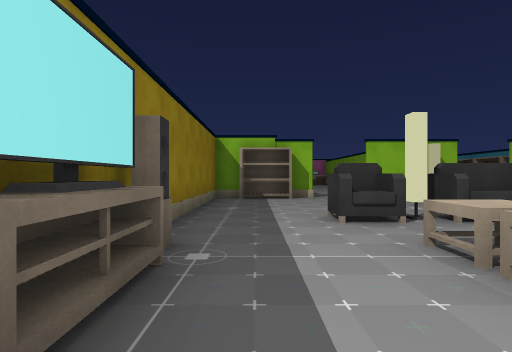
[1] (above)

24 first-person views from a walk through a Unity game level. The camera is 1.4 m above the floor, looks level and sees 80° across. The floor is counted in squares, 2 m on a side. Each view is taken from the middle of a square. On the plan, view 1 faces up. The plan holds only what a view shows up to about 10 squares ahead; the rest is blank. The place goes on beyond the plan. Some animated figures are not drawn. Door leaves are left out, so doorways stand open. Some surface patterns are stand-ins.

[2]
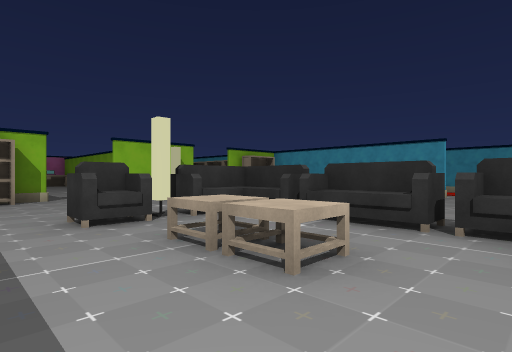

[3]
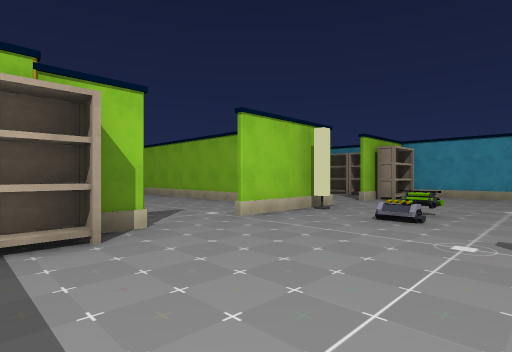

[4]
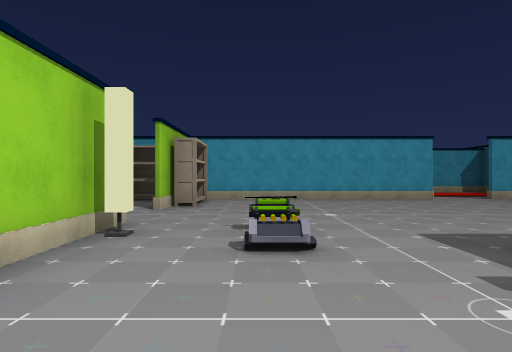

[5]
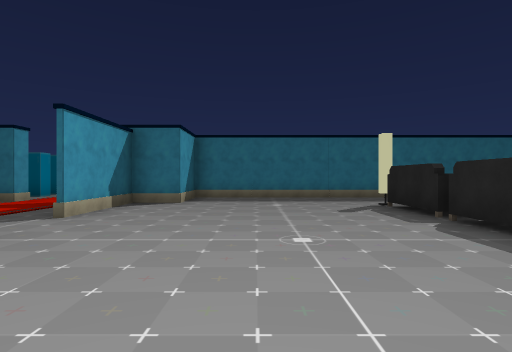

[6]
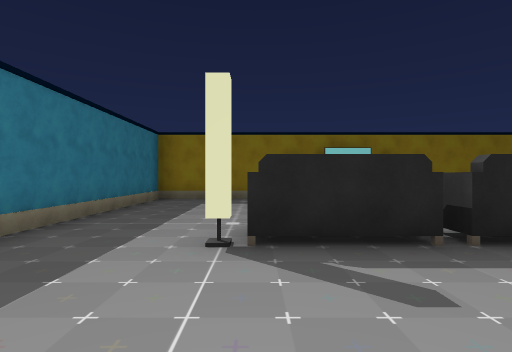

[7]
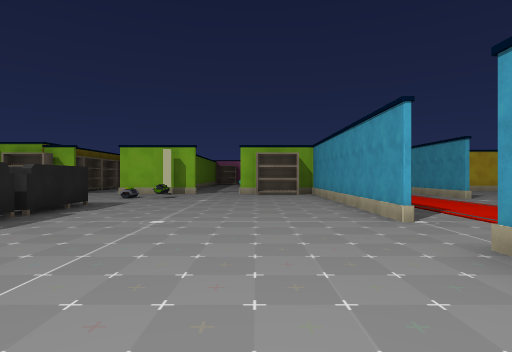

[8]
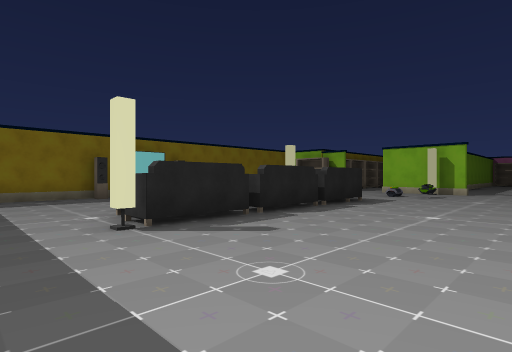

[9]
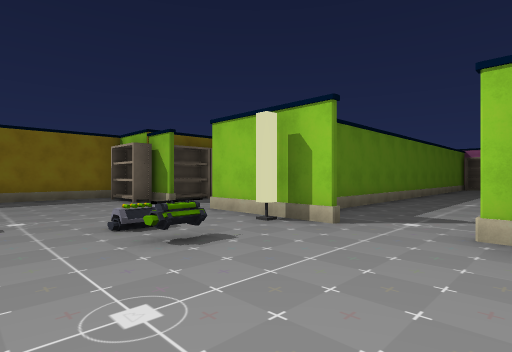

[10]
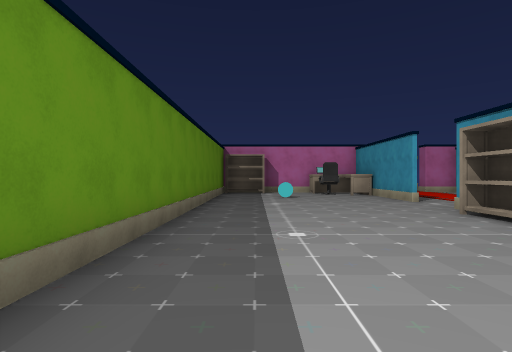

[11]
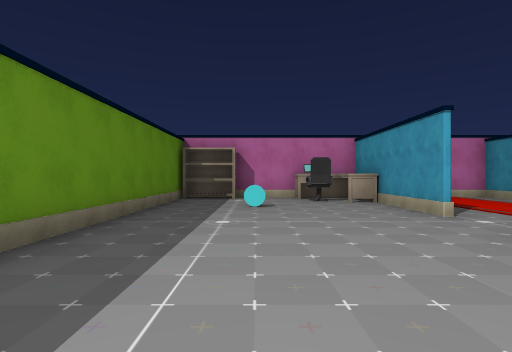

[12]
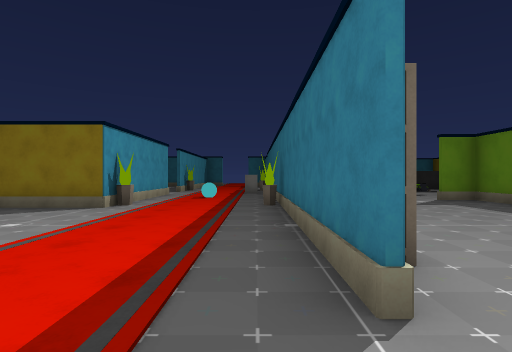

[13]
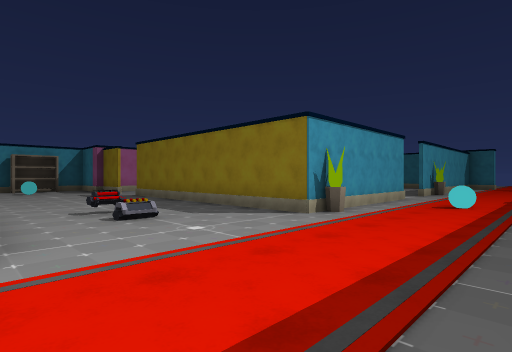

[14]
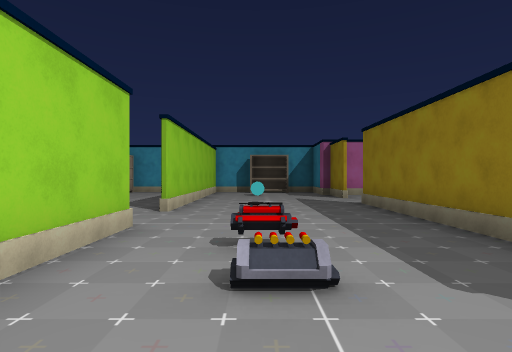

[15]
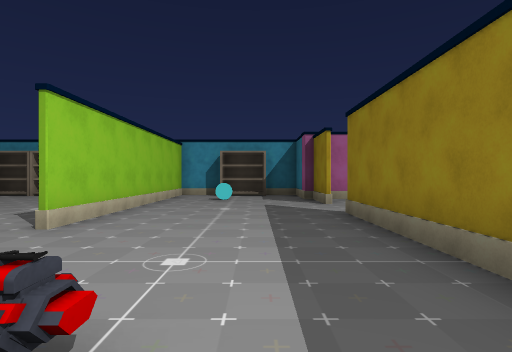

[16]
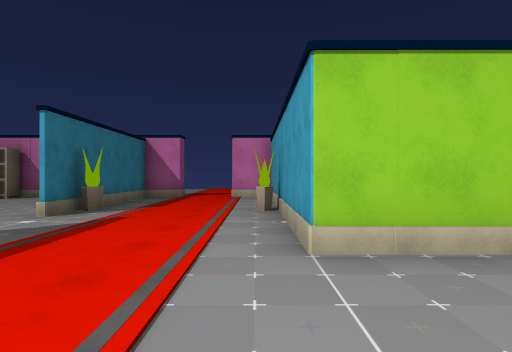

[17]
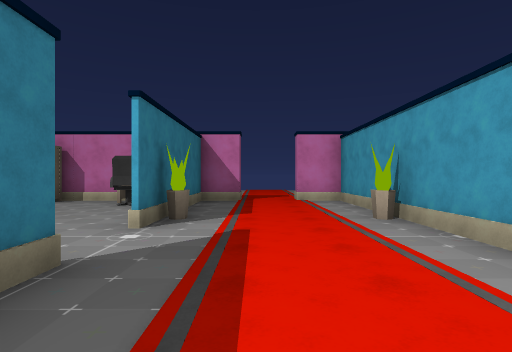

[18]
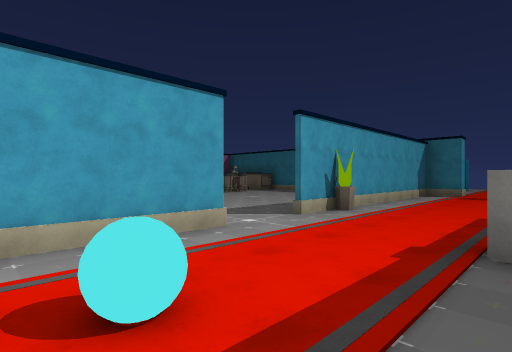

[19]
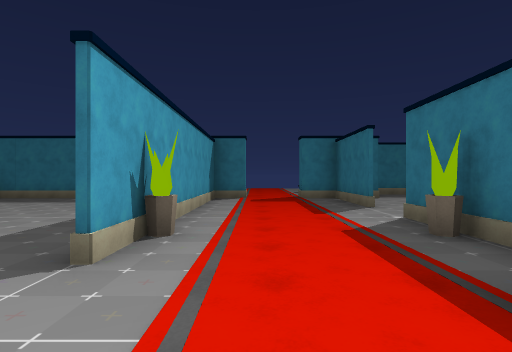

[20]
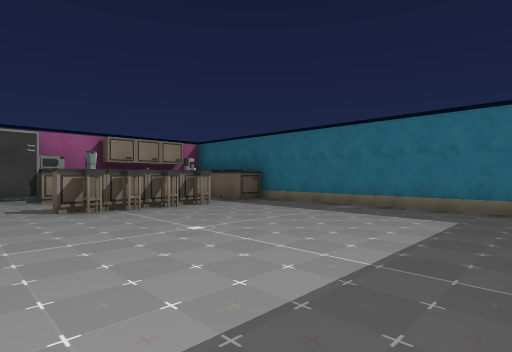

[21]
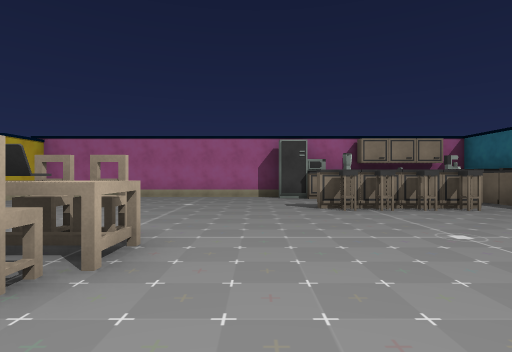

[22]
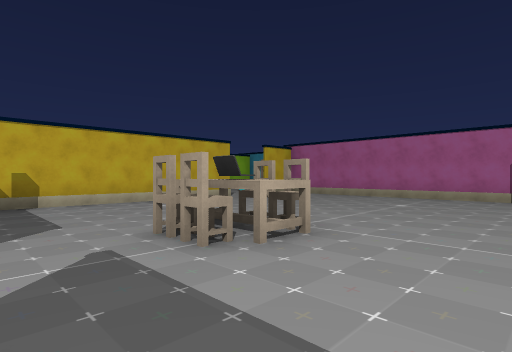

[23]
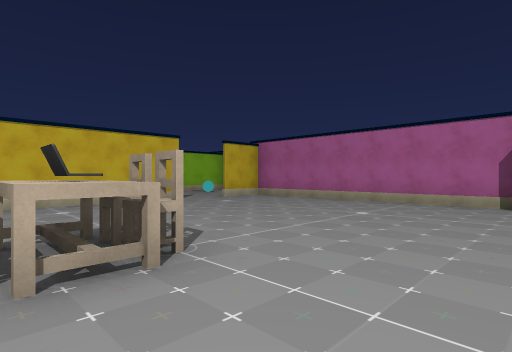

[24]
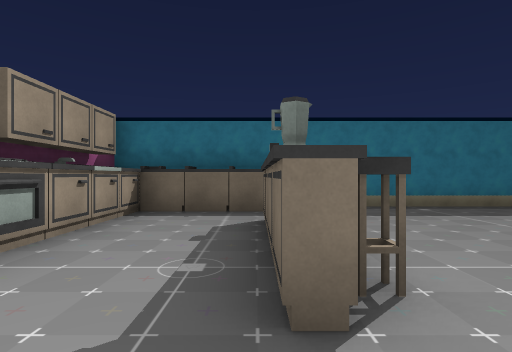

### Floor plan
Ten units are one square. View 1 is at (0, 0); x grows to the right and y downward. Boxes are objects, and circles mark ways between rooms. Rooms are numbered by the first view taken in them; rooms with no view inside come last. Other rooms are left out.
<svg viewBox="-20 -250 295 295">
<path fill="none" stroke="#000" d="M-13 5 -13 40 100 40 100 20 112 20 112 -9M112 -26 112 -95M20 -100 -13 -100 -13 -44M68 -100 36 -100M94 -100 84 -100M114 -125 114 -90M114 -175 114 -146M192 -167 154 -167 154 -195M112 -192 112 -240M154 -71 154 -123 229 -123M154 -214 154 -240M114 -50 114 -26M126 -240 75 -240M156 -240 141 -240M114 -240 114 -192M246 -123 262 -123M262 -125 268 -125M56 -239 56 -101M270 -167 210 -167M114 -9 114 20 125 20M143 20 154 20 154 -55M220 -32 225 -32M262 -46 262 -118M226 -121 166 -121M165 20 231 20M259 -121 246 -121"/>
<rect x="-15" y="-5" width="10" height="10" fill="#bbb"><title>other object</title></rect>
<rect x="-15" y="-15" width="10" height="10" fill="#bbb"><title>other object</title></rect>
<rect x="-15" y="-25" width="10" height="10" fill="#bbb"><title>other object</title></rect>
<rect x="-15" y="-35" width="10" height="10" fill="#bbb"><title>other object</title></rect>
<rect x="-5" y="-105" width="10" height="10" fill="#bbb"><title>bookshelf</title></rect>
<rect x="15" y="-25" width="10" height="10" fill="#bbb"><title>table</title></rect>
<rect x="15" y="-35" width="10" height="10" fill="#bbb"><title>table</title></rect>
<rect x="15" y="-55" width="10" height="10" fill="#bbb"><title>other object</title></rect>
<rect x="25" y="-55" width="30" height="20" fill="#bbb"><title>sofa</title></rect>
<rect x="35" y="-5" width="20" height="20" fill="#bbb"><title>sofa</title></rect>
<rect x="35" y="-35" width="20" height="20" fill="#bbb"><title>sofa</title></rect>
<rect x="45" y="-85" width="10" height="10" fill="#bbb"><title>other object</title></rect>
<rect x="55" y="-85" width="10" height="10" fill="#bbb"><title>other object</title></rect>
<rect x="65" y="-245" width="10" height="10" fill="#bbb"><title>bookshelf</title></rect>
<rect x="75" y="-215" width="10" height="10" fill="#bbb"><title>other object</title></rect>
<rect x="85" y="-235" width="10" height="10" fill="#bbb"><title>other object</title></rect>
<rect x="95" y="-105" width="10" height="10" fill="#bbb"><title>bookshelf</title></rect>
<rect x="95" y="-235" width="10" height="10" fill="#bbb"><title>other object</title></rect>
<rect x="105" y="-115" width="10" height="10" fill="#bbb"><title>bookshelf</title></rect>
<rect x="105" y="-165" width="10" height="10" fill="#bbb"><title>bookshelf</title></rect>
<rect x="105" y="-235" width="10" height="10" fill="#bbb"><title>other object</title></rect>
<rect x="115" y="-45" width="10" height="10" fill="#bbb"><title>plant</title></rect>
<rect x="115" y="-75" width="10" height="10" fill="#bbb"><title>block</title></rect>
<rect x="115" y="-125" width="10" height="10" fill="#bbb"><title>plant</title></rect>
<rect x="115" y="-205" width="10" height="10" fill="#bbb"><title>plant</title></rect>
<rect x="125" y="-95" width="10" height="10" fill="#bbb"><title>other object</title></rect>
<rect x="145" y="-125" width="10" height="10" fill="#bbb"><title>plant</title></rect>
<rect x="145" y="-205" width="10" height="10" fill="#bbb"><title>plant</title></rect>
<rect x="175" y="-155" width="10" height="10" fill="#bbb"><title>other object</title></rect>
<rect x="255" y="-155" width="10" height="10" fill="#bbb"><title>other object</title></rect>
<rect x="175" y="-75" width="10" height="10" fill="#bbb"><title>chair</title></rect>
<rect x="185" y="-75" width="10" height="10" fill="#bbb"><title>chair</title></rect>
<rect x="225" y="5" width="10" height="10" fill="#bbb"><title>cabinet</title></rect>
<rect x="225" y="-15" width="10" height="10" fill="#bbb"><title>other object</title></rect>
<rect x="225" y="-25" width="10" height="10" fill="#bbb"><title>other object</title></rect>
<rect x="225" y="-35" width="10" height="10" fill="#bbb"><title>other object</title></rect>
<rect x="235" y="5" width="10" height="10" fill="#bbb"><title>cabinet</title></rect>
<rect x="245" y="15" width="10" height="10" fill="#bbb"><title>cabinet</title></rect>
<rect x="245" y="5" width="10" height="10" fill="#bbb"><title>cabinet</title></rect>
<rect x="255" y="-5" width="10" height="10" fill="#bbb"><title>other object</title></rect>
<rect x="255" y="-15" width="10" height="10" fill="#bbb"><title>cabinet</title></rect>
<rect x="255" y="-25" width="10" height="10" fill="#bbb"><title>other object</title></rect>
<rect x="255" y="-35" width="10" height="10" fill="#bbb"><title>cabinet</title></rect>
<rect x="255" y="-45" width="10" height="10" fill="#bbb"><title>fridge</title></rect>
<circle cx="110" cy="-15" r="3" fill="#2a7"/>
<circle cx="75" cy="-100" r="3" fill="#2a7"/>
<circle cx="155" cy="-65" r="3" fill="#2a7"/>
<circle cx="235" cy="-120" r="3" fill="#2a7"/>
<text x="40" y="-30">1</text>
<text x="140" y="-140">2</text>
<text x="210" y="-50">3</text>
</svg>
Room 1 opens to room 2. Room 2 opens to room 3.

Where each view was taken, in squares from view 1:
view 1: 0 up, 0 right, facing up
view 2: 0 up, 0 right, facing up-right
view 3: 6 up, 0 right, facing up-right
view 4: 8 up, 2 right, facing right
view 5: 6 up, 8 right, facing down
view 6: 1 down, 8 right, facing left
view 7: 2 down, 9 right, facing up
view 8: 3 down, 9 right, facing up-left
view 9: 6 up, 9 right, facing up-left
view 10: 11 up, 7 right, facing up
view 11: 14 up, 8 right, facing up
view 12: 19 up, 12 right, facing down
view 13: 17 up, 12 right, facing down-right
view 14: 15 up, 15 right, facing right
view 15: 14 up, 17 right, facing right
view 16: 14 up, 15 right, facing up
view 17: 15 up, 13 right, facing up
view 18: 10 up, 12 right, facing down-right
view 19: 8 up, 14 right, facing down
view 20: 5 up, 16 right, facing down-right
view 21: 5 up, 16 right, facing right
view 22: 4 up, 16 right, facing up-right
view 23: 4 up, 18 right, facing up-right
view 24: 5 up, 23 right, facing down
